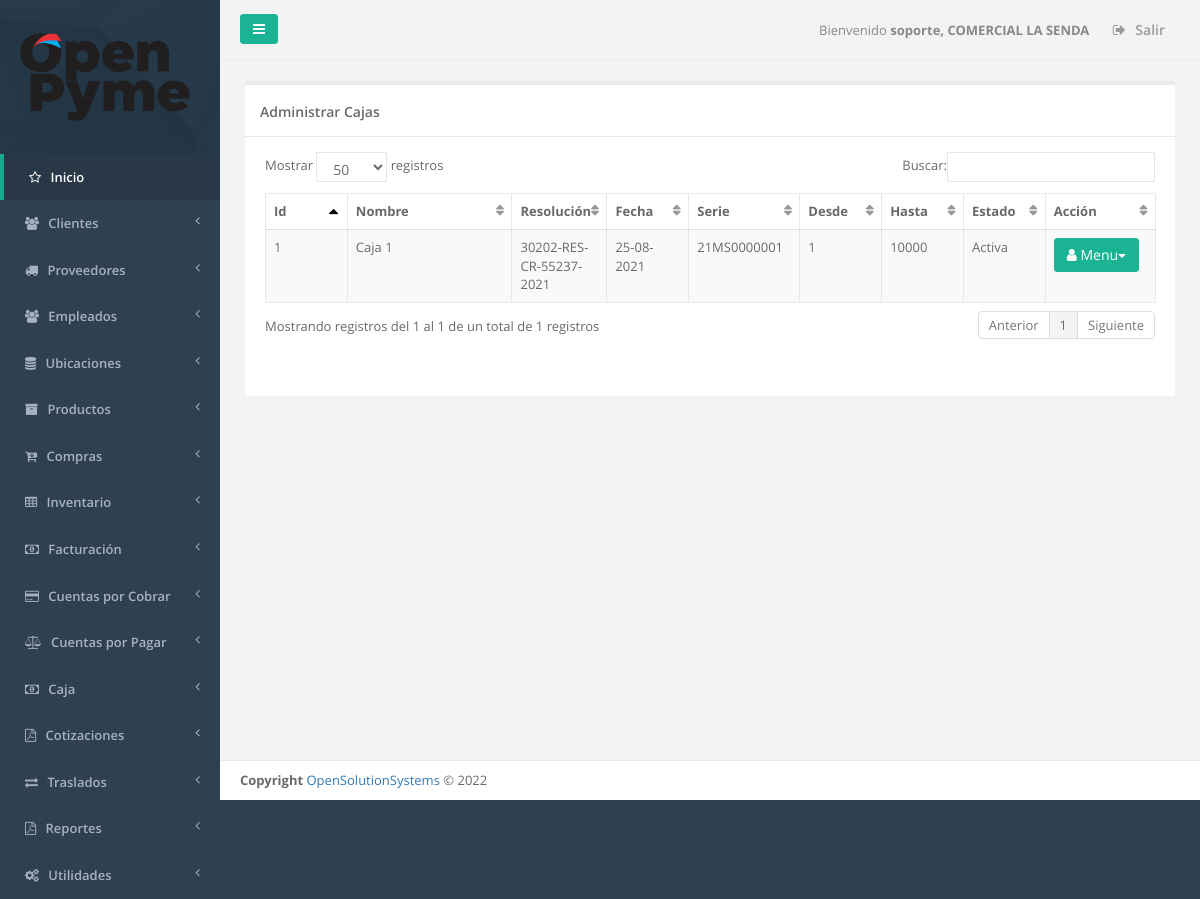
Page /admin_caja.php (signed in) on the committed database.
### tables this page shows
CREATE TABLE `sucursal` (
  `id_server` int(11) NOT NULL,
  `unique_id` text NOT NULL,
  `id_sucursal` int(11) NOT NULL,
  `descripcion` text NOT NULL,
  `direccion` varchar(255) NOT NULL,
  `telefono1` varchar(20) NOT NULL,
  `telefono2` varchar(20) NOT NULL,
  `casa_matriz` tinyint(1) NOT NULL,
  `iva` float NOT NULL,
  `monto_retencion1` float NOT NULL,
  `monto_retencion10` float NOT NULL,
  `monto_percepcion` float NOT NULL,
  `n_sucursal` int(11) NOT NULL,
  `vigencia_factura` int(11) NOT NULL,
  `vigencia_pedido` int(11) NOT NULL,
  `giro` varchar(100) NOT NULL,
  `nrc` varchar(100) NOT NULL,
  `nit` varchar(100) NOT NULL,
  `razon_social` varchar(150) NOT NULL,
  `logo` varchar(150) NOT NULL,
  `serie_cof` varchar(100) NOT NULL,
  `desde_cof` int(11) NOT NULL,
  `hasta_cof` int(11) NOT NULL,
  `serie_ccf` varchar(100) NOT NULL,
  `desde_ccf` int(11) NOT NULL,
  `hasta_ccf` int(11) NOT NULL,
  `ultima_act` date NOT NULL
);

CREATE TABLE `menu` (
  `id_server` int(11) NOT NULL,
  `unique_id` text NOT NULL,
  `id_menu` int(11) NOT NULL,
  `nombre` varchar(250) DEFAULT NULL,
  `prioridad` int(11) DEFAULT NULL,
  `icono` varchar(250) NOT NULL,
  `visible` tinyint(1) NOT NULL
);

CREATE TABLE `caja` (
  `id_server` int(11) NOT NULL,
  `unique_id` text NOT NULL,
  `id_sucursal` int(11) NOT NULL,
  `id_caja` int(11) NOT NULL,
  `nombre` varchar(100) NOT NULL,
  `serie` varchar(11) NOT NULL,
  `desde` int(11) NOT NULL,
  `hasta` int(11) NOT NULL,
  `correlativo_dispo` int(11) NOT NULL,
  `resolucion` varchar(100) NOT NULL,
  `fecha` date NOT NULL,
  `activa` tinyint(1) NOT NULL
);

### _conexion.php (called while the page is built, shortened)
<?php
$username = "root";
$password = "admin$";
$hostname = "localhost";
$dbname = "senda";
$conexion = mysqli_connect("$hostname","$username","$password","$dbname");
function _query($sql_string){
  global $conexion;
  mysqli_set_charset($conexion,"utf8");
  $query=mysqli_query($conexion,$sql_string);
  return $query;
}
function _fetch_array($sql_string){
  $fetched = mysqli_fetch_array($sql_string,MYSQLI_ASSOC);
  return $fetched;
}
function _num_rows($sql_string){
  $rows = mysqli_num_rows($sql_string);
  return $rows;
}
function get_name_script($url){
  if ( strpos($url, '/') !== FALSE ){
    $nombre_archivo_tmp = explode('/', $url);
  }
  $nombre_archivo= array_pop($nombre_archivo_tmp );
  return  $nombre_archivo;
}
function permission_usr($id_user,$filename){
  $sql1="SELECT menu.id_menu, menu.nombre as nombremenu, menu.prioridad,
  modulo.id_modulo,  modulo.nombre as nombremodulo, modulo.descripcion, modulo.filename,
  usuario_modulo.id_usuario,usuario.admin as admin
  FROM menu, modulo, usuario_modulo, usuario
  WHERE usuario.id_usuario='$id_user'
  AND menu.id_menu=modulo.id_menu
  AND usuario.id_usuario=usuario_modulo.id_usuario
  AND usuario_modulo.id_modulo=modulo.id_modulo
  AND modulo.filename='$filename'
  ";
  $result1=_query($sql1);
  $count1=_num_rows($result1);
  if($count1 >0){
    $row1=_fetch_array($result1);
    $admin=$row1['admin'];
    $nombremodulo=$row1['nombremodulo'];
    $filename=$row1['filename'];
    $name_link=$filename;
  }
  else{
    $name_link='NOT';
  }
  return $name_link;
}
function ED($fecha){
  $dia = substr($fecha,8,2);
  $mes = substr($fecha,5,2);
  $a = substr($fecha,0,4);
  $fecha = "$dia-$mes-$a";
  return $fecha;
}
?>

### admin_caja.php (the view, shortened to what this page needs)
<?php
  function initial(){
	$_PAGE = array ();
	$title='Administrar Cajas';
	$_PAGE ['links'] = null;
	$_PAGE ['links'] .= '<link href="css/bootstrap.min.css" rel="stylesheet">';
	$_PAGE ['links'] .= '<link href="font-awesome/css/font-awesome.css" rel="stylesheet">';
	$_PAGE ['links'] .= '<link href="css/plugins/iCheck/custom.css" rel="stylesheet">';
	$_PAGE ['links'] .= '<link href="css/plugins/chosen/chosen.css" rel="stylesheet">';
	$_PAGE ['links'] .= '<link href="css/plugins/toastr/toastr.min.css" rel="stylesheet">';
	$_PAGE ['links'] .= '<link href="css/plugins/dataTables/dataTables.bootstrap.css" rel="stylesheet">';
	$_PAGE ['links'] .= '<link href="css/plugins/dataTables/dataTables.responsive.css" rel="stylesheet">';
	$_PAGE ['links'] .= '<link href="css/plugins/dataTables/dataTables.tableTools.min.css" rel="stylesheet">';
	$_PAGE ['links'] .= '<link href="css/animate.css" rel="stylesheet">';
	$_PAGE ['links'] .= '<link href="css/style.css" rel="stylesheet">';
  $_PAGE ['links'] .= '<link href="css/plugins/sweetalert/sweetalert.css" rel="stylesheet">';
	include_once "header.php";
	include_once "main_menu.php";
	$id_user=$_SESSION["id_usuario"];
	$admin=$_SESSION["admin"];
	$uri = $_SERVER['SCRIPT_NAME'];
	$filename=get_name_script($uri);
	$links=permission_usr($id_user,$filename);
?>
	<div class="wrapper wrapper-content  animated fadeInRight">
		<div class="row" id="row1">
			<div class="col-lg-12">
				<div class="ibox float-e-margins">
					<?php
						if ($links!='NOT' || $admin=='1' ){
						echo"
                        <div class='ibox-title'>
													<h4>$title</h4>
                        </div>";
                        ?>
						<div class="ibox-content">
							<section>
								<table class="table table-striped table-bordered table-hover" id="editable">
									<thead>
										<tr>
											<th class="col-lg-1">Id </th>
											<th class="col-lg-2">Nombre</th>
											<th class="col-lg-1">Resolución</th>
											<th class="col-lg-1">Fecha</th>
											<th class="col-lg-1">Serie</th>
											<th class="col-lg-1">Desde</th>
											<th class="col-lg-1">Hasta</th>
											<th class="col-lg-1">Estado</th>
											<th class="col-lg-1">Acci&oacute;n</th>
										</tr>
									</thead>
									<tbody>
                    <?php
                      $sql_caja = _query("SELECT * FROM caja WHERE id_sucursal=$_SESSION[id_sucursal]");
                      $cuenta = _num_rows($sql_caja);
                      if($cuenta > 0)
                      {
                        while($row = _fetch_array($sql_caja))
                        {
                          $id_caja = $row["id_caja"];
                          $nombre = $row["nombre"];
                          $serie = $row["serie"];
                          $resolucion = $row["resolucion"];
                          $desde = $row["desde"];
                          $fecha = $row["fecha"];
                          $hasta = $row["hasta"];
                          $estado = $row["activa"];
                          if($estado == 1)
                          {
                            $text = "Activa";
                          }
                          else
                          {
                            $text = "Inactiva";
                            $text1 = "Activar";
                            $fa = "fa fa-eye";
                          }
                          echo "<tr>";
                          echo "<td><input type='hidden' id='id_caja' value='".$id_caja."'>".$id_caja."</td>";
                          echo "<td>".$nombre."</td>";
                          echo "<td>".$resolucion."</td>";
                          echo "<td>".ED($fecha)."</td>";
                          echo "<td>".$serie."</td>";
                          echo "<td>".$desde."</td>";
                          echo "<td>".$hasta."</td>";
                          echo "<td><input type='hidden' id='estado1' value='".$estado."'>".$text."</td>";
                          echo"<td>
                          <div class=\"btn-group\">
      										  <a href=\"#\" data-toggle=\"dropdown\" class=\"btn btn-primary dropdown-toggle\"><i class=\"fa fa-user icon-white\"></i> Menu<span class=\"caret\"></span></a>
        										<ul class=\"dropdown-menu dropdown-primary\">";
        										echo "
                            </ul>
      										</div>
      										</td>
      										</tr>";
                        }
                      }
                    ?>
                  </tbody>
								</table>
							</section>
						</div>
				</div>
			</div>
		</div>
	</div>
	<?php
	include("footer.php");
		}
else {
		echo "<br><br><div class='alert alert-warning'>No tiene permiso para este modulo.</div><div></div><div></div>";
	}
}
if (! isset ( $_REQUEST ['process'] ))
{
  initial();
}
?>

### main_menu.php (shortened to what this page needs)
<?php
  $id_sucursal = $_SESSION['id_sucursal'];
  $sql_sucursal = "SELECT * FROM sucursal WHERE id_sucursal = '$id_sucursal'";
  $query_sucursal = _query($sql_sucursal);
  $row_sucursal = _fetch_array($query_sucursal);
  $logo = $row_sucursal['logo'];
?>
<nav class="navbar-default navbar-static-side" role="navigation">
  <div class="sidebar-collapse">
    <ul class="nav" id="side-menu">
      <li class="nav-header">
        <div class="dropdown profile-element"> <span>
          <img alt="image" class="img-responsive" src="<?php echo $logo;  ?>" width="180px" style="margin-left: -3%;">
        </span>
      </div>
    </li>
    <?php
    $id_user=$_SESSION["id_usuario"];
    $admin=$_SESSION["admin"];
    $icono='fa fa-star-o';
    $sql_menus="SELECT id_menu, nombre, prioridad,icono FROM menu order by prioridad";
    $result=_query($sql_menus);
    $main_lnk='dashboard.php';
    if($admin=='1')
    {
      echo  "<li class='active'>";
      echo "<a href='dashboard.php'><i class='".$icono."'></i> <span class='nav-label'>Inicio</span></a>";
      echo  "</li>";
    }
    else
    {
      echo  "<li class='active'>";
      echo "<a href='dashboard.php'><i class='".$icono."'></i> <span class='nav-label'>Inicio</span></a>";
      echo  "</li>";
    }
    while($row=_fetch_array($result))
    {
      $menuname=$row['nombre'];
      $id_menu=$row['id_menu'];
      $icono=$row['icono'];
      if($admin=='1')
      {
        $sql_links="SELECT distinct menu.id_menu, menu.nombre as nombremenu, menu.prioridad,
        modulo.id_modulo, modulo.nombre as nombremodulo, modulo.descripcion, modulo.filename, usuario.admin
        FROM menu, modulo, usuario
        WHERE usuario.id_usuario='$id_user'
        AND usuario.admin='1'
        AND menu.id_menu='$id_menu'
        AND menu.id_menu=modulo.id_menu
        AND modulo.mostrarmenu='1'
        AND menu.visible=1
        ";
      }
      $result_modules=_query($sql_links);
      $numrow2=_num_rows($result_modules);
      if($numrow2>0)
      {
        echo "<li><a href='".$main_lnk."'><i class='".$icono."'></i></i> <span class='nav-label'>".$menuname."</span> <span class='fa arrow'></span></a>";
        echo" </li>";
      }
    }
  ?>
</div>
</nav>
<div id="page-wrapper" class="gray-bg">
  <div class="row border-bottom">
    <nav class="navbar navbar-static-top" role="navigation" style="margin-bottom: 0">
      <div class="navbar-header">
        <a class="navbar-minimalize minimalize-styl-2 btn btn-primary"><i class="fa fa-bars"></i> </a>
      </div>
      <?php
      $id_sucursal=$_SESSION["id_sucursal"];
      $qsucursal=_query("SELECT descripcion FROM sucursal WHERE id_sucursal='$id_sucursal'");
      $row_sucursal=_fetch_array($qsucursal);
      $sucursal=$row_sucursal["descripcion"];
      ?>
      <ul class="nav navbar-top-links navbar-right">
        <li>
          <span class="m-r-sm text-muted welcome-message">Bienvenido <b><?php echo $_SESSION["nombre"].", ".$sucursal ?> </b></span>
        </li>
        <li>
          <a href="logout.php">
            <i class="fa fa-sign-out"></i> Salir
          </a>
        </li>
      </ul>
    </nav>
  </div>

### rows in the picture
sucursal: logo (picture), descripcion "COMERCIAL LA SENDA"
menu: nombre "Clientes"
menu: nombre "Proveedores"
menu: nombre "Empleados"
menu: nombre "Ubicaciones"
menu: nombre "Productos"
menu: nombre "Compras"
menu: nombre "Inventario"
menu: nombre "Facturación"
menu: nombre "Cuentas por Cobrar"
menu: nombre "Cuentas por Pagar"
menu: nombre "Caja"
menu: nombre "Cotizaciones"
menu: nombre "Traslados"
menu: nombre "Reportes"
menu: nombre "Utilidades"
caja: id_caja "1", nombre "Caja 1", resolucion "30202-RES-CR-55237-2021", fecha "25-08-2021", serie "21MS0000001", desde "1", hasta "10000", activa "Activa"

### other values in the picture
$_SESSION["nombre"] "soporte"
$title "Administrar Cajas"
